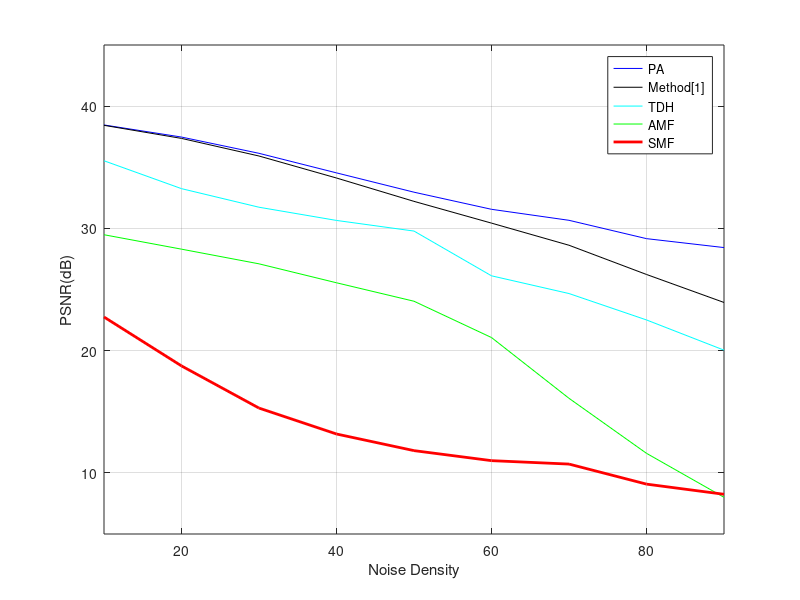

The MATLAB script that drew this image:
clc
clear
close all

x = [10,20,30,40,50,60,70,80,90];
% PA
y1 = [38.46,37.47,36.14,34.54,32.96,31.56,30.66,29.16,28.43];
% METHOD [1]
y2 = [38.43,37.36,35.92,34.12,32.21,30.43,28.62,26.23,23.94];
% TDH
y3 = [35.53,33.25,31.73,30.65,29.78,26.12,24.67,22.51,20.04];
% AMF
y4 = [29.48,28.30,27.10,25.55,24.04,21.07,16.10,11.60,8.002];
% SMF
y5 = [22.75,18.75,15.30,13.18,11.82,11.00,10.72,9.08,8.25];

set(figure,'Name','Lena')
plot(x,y1,'b',x,y2,'k',x,y3,'c',x,y4,'g',x,y5,'r',...
    'LineWidth',2)

legend('PA','Method[1]','TDH','AMF','SMF')

grid on

ylim([5,45]);
xlim([10,90]);

xlabel('Noise Density')
ylabel('PSNR(dB)')